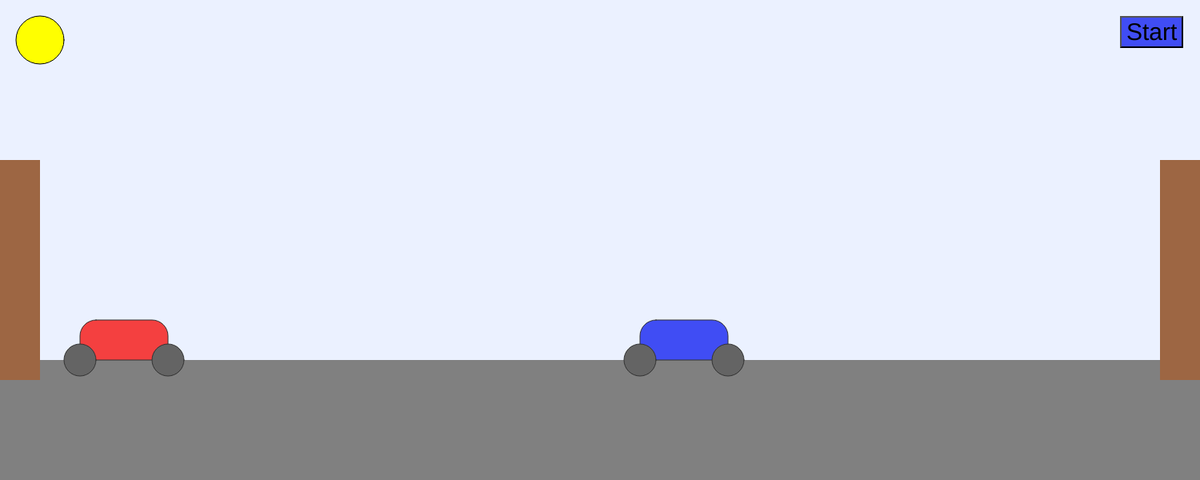
Frame 1 (no input)
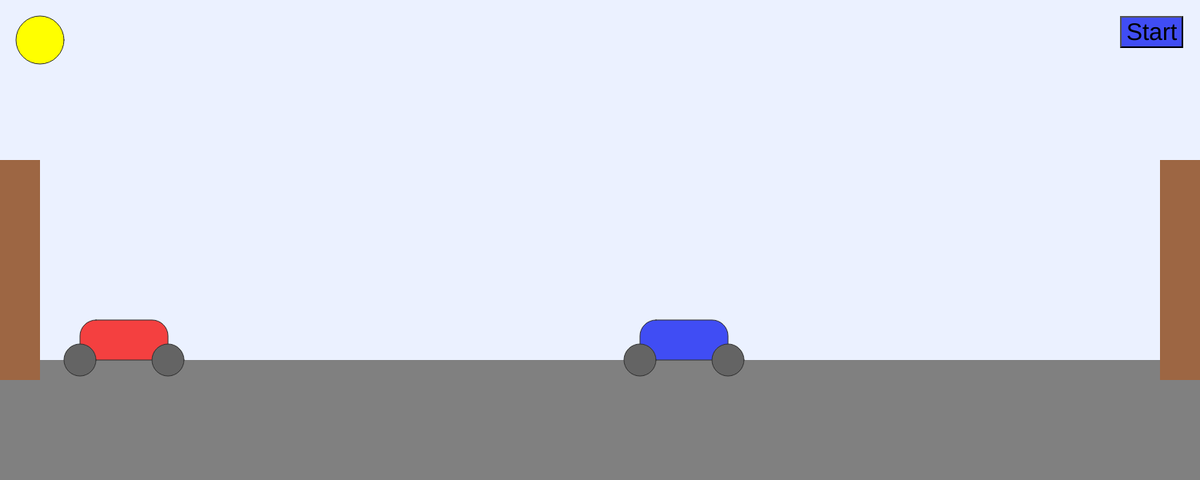
Frame 60 (no input)
Frame 120 (the mouse pressed at the canvas centre since frame 60): identical to frame 60, image omitted

The p5.js sketch that drew these frames (run headless with seeded random() and noise() and a simulated clock; from frame 60 on, the mouse is pressed at the canvas centre):

// p5.js sketch
// ── sketch.js
//speed and switch variables
let speed1 = 1.0;
let speed2 = -1.0;
let start = false;

//x and y axis variables of cars
let car1 = {
  x: 100,
  g: 250,
};

let car2 = {
  x: 800,
  g: 250,
};

//Initial setup of window size
function setup() {
  createCanvas(1500, 600);
  //Start and Stop Button
  button1 = createButton("Start");
  button1.style("font-size", "30px");
  button1.style("background-color", "#404DF4");
  button1.position(1400, 20).mousePressed(() => {
    if (!start) {
      start = true;
      button1.html("Stop");
      button1.style("background-color", "#F30303");
    } else {
      start = false;
      button1.html("Start");
      button1.style("background-color", "#404DF4");
    }
  });
}

//Drawing objects and their motion
function draw() {
  background("#EBF1FF");

  //Add Sun
  fill(255, 255, 0);
  ellipse(50, 50, 60, 60);

  //Add Road
  noStroke();
  fill("#808080");
  rect(0, 450, 1500, 250);

  //Add Walls
  fill("#9D6643");
  rect(0, 200, 50, 275);
  rect(1450, 200, 50, 275);

  //the car1 itself
  stroke(50);
  fill("#F44040");
  rect(car1.x, 400, 110, 50, 20);
  fill(100, 100, 100);
  ellipse(car1.x, 450, 40, 40);
  ellipse(car1.x + 110, 450, 40, 40);

  //the car2 itself
  fill("#404DF4");
  rect(car2.x, 400, 110, 50, 20);
  stroke(50);
  fill(100, 100, 100);
  ellipse(car2.x, 450, 40, 40);
  ellipse(car2.x + 110, 450, 40, 40);

  //Start/Stop cars
  if (start) {
    //speed of the car
    car1.x = car1.x + speed1;
    car2.x = car2.x + speed2;

    //boolean statement for the car turning around
    if (car1.x + 110 >= 1450 || car1.x < 50 || car1.x + 110 === car2.x) {
      speed1 = speed1 * -1;
    }

    if (car2.x + 110 >= 1450 || car2.x < 50 || car1.x + 110 === car2.x) {
      speed2 = speed2 * -1;
    }
  }
}
